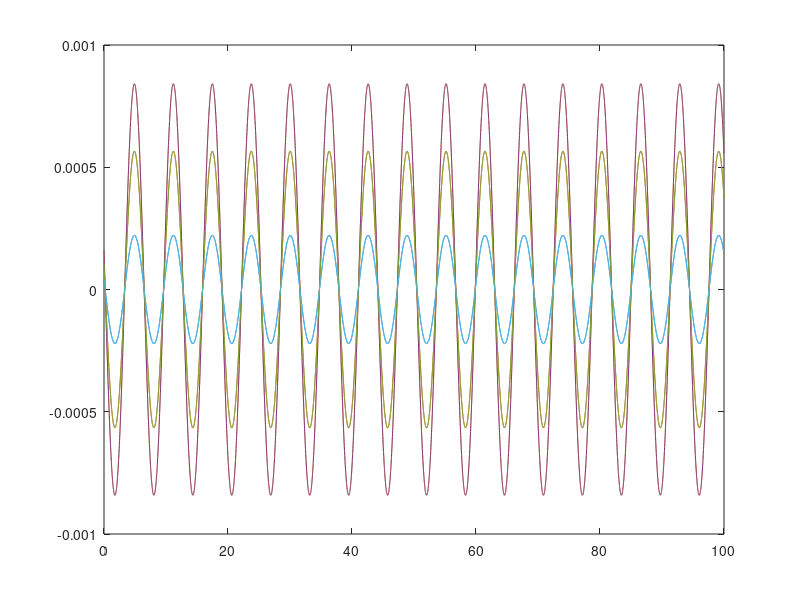
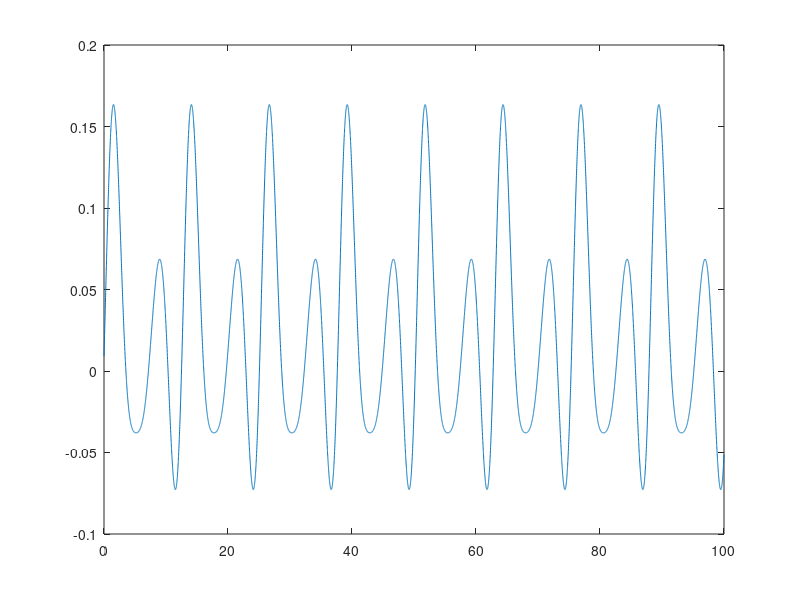

Reproduce these figures in MATLAB, in order.
%% Initializing code
clear;clc;close all;

%% Defining System Parameters
% mass, tension, length, alpha and beta
m = 200;
T = 50;
L = 2;
k = 04;

% For proportional damping
alpha = 0.10;
beta = 0.50;

L1 = L;
L2 = L;
L3 = L;
L4 = L;
L5 = L;
L6 = L;
L7 = L;

m1 = m;
m2 = m;
m3 = m;
m4 = m;
m5 = m;
m6 = m;

k1 = k;
k2 = k;
k3 = k;
k4 = k;
k5 = k;
k6 = k;

%% Defining Mass, Stiffness, Damping Matrix
M = [m1, 0, 0, 0, 0, 0; 0, m2, 0, 0, 0, 0; 0, 0, m3, 0, 0, 0; 0, 0,...
   0, m4, 0, 0; 0, 0, 0, 0, m5, 0; 0, 0, 0, 0, 0, m6];

K = [k1 + T/L1 + T/L2, -(T/L2), 0, 0, 0, 0; -(T/L2),...
  k2 + T/L2 + T/L3, -(T/L3), 0, 0, 0; 0, -(T/L3),...
  k3 + T/L3 + T/L4, -(T/L4), 0, 0; 0, 0, -(T/L4),...
  k4 + T/L4 + T/L5, -(T/L5), 0; 0, 0, 0, -(T/L5),...
  k5 + T/L5 + T/L6, -(T/L6); 0, 0, 0, 0, -(T/L6), k6 + T/L6 + T/L7];

C = alpha*M + beta*K;

%% Eigen Analysis

[Evec, Eval] = eig(K,M);
%Sorting required
[~,index] = sort(diag(Eval));

%% Results of Eigen Analysis:
% lambda, U(mass normalized eigen vector)
lambda = diag(Eval(index,index));
U = Evec(:,index);

%% Mode Shapes
dof = 6;
% masscnt = linspace(1,dof,dof);
% 
% figure('Name','Mode Shape','NumberTitle','off')
% for i=1:dof
%     subplot(dof,1,i)
%     plot(masscnt,U(:,i)','-or','MarkerFaceColor','k','MarkerEdgeColor','k','MarkerSize',5);
%     yline(0,'-.k','LineWidth',1.5);
%     yticks(-2:0.5:2)
%     xlabel('x');
%     ylabel('H');
%     grid on;
% end

%% Data required
% Natural frequencies from sqrt(lambda):
wn = sqrt(lambda);

% Zeta by considering proportional Damping:
zeta = diag(U'*C*U)./wn/2;

% Damped frequency:
wd = sqrt(1-zeta.^2).*wn;

%%

% Excitation Frequency
w = 0.5;
t = 0:0.01:100;
Q0 = [1;2;3;4;5;6];

%%
G1 = 1./sqrt((1-(w/wn(1))^2)^2 + (2*zeta(1)*(w/wn(1)))^2);
G2 = 1./sqrt((1-(w/wn(2))^2)^2 + (2*zeta(2)*(w/wn(2)))^2);
G3 = 1./sqrt((1-(w/wn(3))^2)^2 + (2*zeta(3)*(w/wn(3)))^2);
G4 = 1./sqrt((1-(w/wn(4))^2)^2 + (2*zeta(4)*(w/wn(4)))^2);
G5 = 1./sqrt((1-(w/wn(5))^2)^2 + (2*zeta(5)*(w/wn(5)))^2);
G6 = 1./sqrt((1-(w/wn(6))^2)^2 + (2*zeta(6)*(w/wn(6)))^2);

phi1 = atan((2*zeta(1)*(w/wn(1)))/(1-(w/wn(1))));
phi2 = atan((2*zeta(2)*(w/wn(2)))/(1-(w/wn(2))));
phi3 = atan((2*zeta(3)*(w/wn(3)))/(1-(w/wn(3))));
phi4 = atan((2*zeta(4)*(w/wn(4)))/(1-(w/wn(4))));
phi5 = atan((2*zeta(5)*(w/wn(5)))/(1-(w/wn(5))));
phi6 = atan((2*zeta(6)*(w/wn(6)))/(1-(w/wn(6))));

%%
q1 = (U(:,1)'*Q0/(wn(1))^2)*G1*U(:,1)*exp(1i*(w*t-phi1));
q2 = (U(:,2)'*Q0/(wn(2))^2)*G2*U(:,2)*exp(1i*(w*t-phi2));
q3 = (U(:,3)'*Q0/(wn(3))^2)*G3*U(:,3)*exp(1i*(w*t-phi3));
q4 = (U(:,4)'*Q0/(wn(4))^2)*G4*U(:,4)*exp(1i*(w*t-phi4));
q5 = (U(:,5)'*Q0/(wn(5))^2)*G5*U(:,5)*exp(1i*(w*t-phi5));
q6 = (U(:,6)'*Q0/(wn(6))^2)*G6*U(:,6)*exp(1i*(w*t-phi6));

q = real(q1)+imag(q2)+real(q3)+imag(q4)+real(q5)+imag(q6);

qdot1=((G1*w*U(:,1)'*Q0/wn(1)^2)/(sqrt((1 - w^2/wn(1)^2)^2 + (4*w^2*zeta(1)^2)/wn(1)^2)))*U(:,1)*1i*exp(1i*(-phi1 + t*w));
qdot2=((G2*w*U(:,2)'*Q0/wn(2)^2)/(sqrt((1 - w^2/wn(2)^2)^2 + (4*w^2*zeta(2)^2)/wn(2)^2)))*U(:,1)*1i*exp(2i*(-phi2 + t*w));
qdot3=((G3*w*U(:,3)'*Q0/wn(3)^2)/(sqrt((1 - w^2/wn(3)^2)^2 + (4*w^2*zeta(3)^2)/wn(3)^2)))*U(:,1)*1i*exp(1i*(-phi3 + t*w));
qdot4=((G4*w*U(:,4)'*Q0/wn(4)^2)/(sqrt((1 - w^2/wn(4)^2)^2 + (4*w^2*zeta(4)^2)/wn(4)^2)))*U(:,1)*1i*exp(1i*(-phi4 + t*w));
qdot5=((G5*w*U(:,5)'*Q0/wn(5)^2)/(sqrt((1 - w^2/wn(5)^2)^2 + (4*w^2*zeta(5)^2)/wn(5)^2)))*U(:,1)*1i*exp(1i*(-phi5 + t*w));
qdot6=((G6*w*U(:,6)'*Q0/wn(6)^2)/(sqrt((1 - w^2/wn(6)^2)^2 + (4*w^2*zeta(6)^2)/wn(6)^2)))*U(:,1)*1i*exp(1i*(-phi6 + t*w));

qdot = real(qdot1)+imag(qdot2)+real(qdot3)+imag(qdot4)+real(qdot5)+imag(qdot6);

for i=1:length(t)
    energy1(:,i) = 0.5*K*q1(:,i).^2+0.5*M*qdot1(:,i).^2;
    energy2(:,i) = 0.5*K*q2(:,i).^2+0.5*M*qdot2(:,i).^2;
    energy3(:,i) = 0.5*K*q3(:,i).^2+0.5*M*qdot3(:,i).^2;
    energy4(:,i) = 0.5*K*q4(:,i).^2+0.5*M*qdot4(:,i).^2;
    energy5(:,i) = 0.5*K*q5(:,i).^2+0.5*M*qdot5(:,i).^2;
    energy6(:,i) = 0.5*K*q6(:,i).^2+0.5*M*qdot6(:,i).^2;
end

for i=1:length(t)
    energycombine(:,i) = 0.5*K*q(:,i).^2+0.5*M*qdot(:,i).^2;
end

figure(2)
plot(t,energy6)

figure(3)
plot(t,energycombine(6,:))
